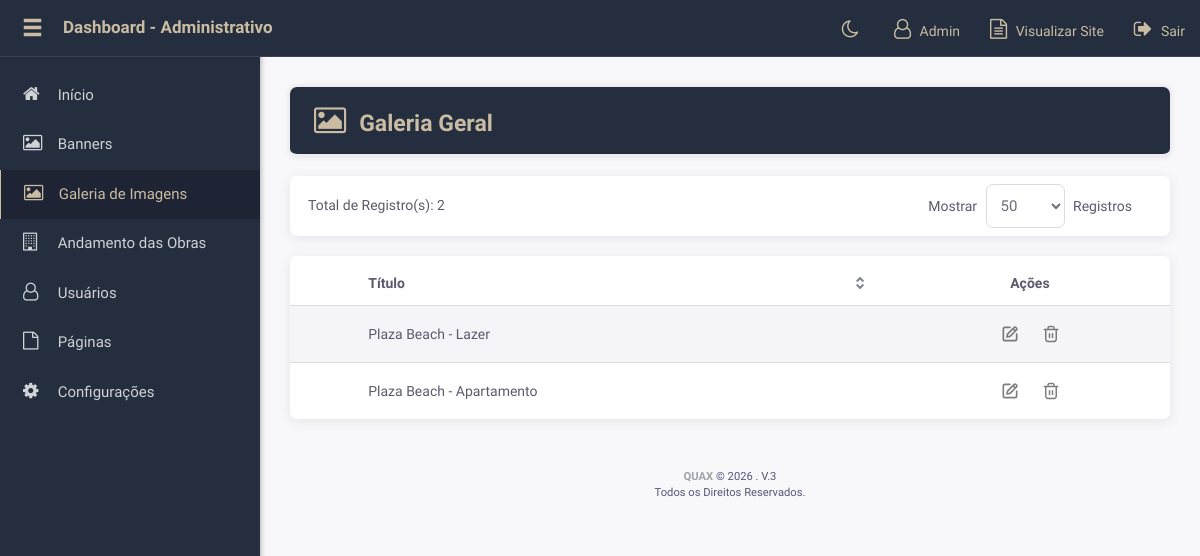
The page /q-admin/list/galeria.php (signed in) on the database as committed earlier.
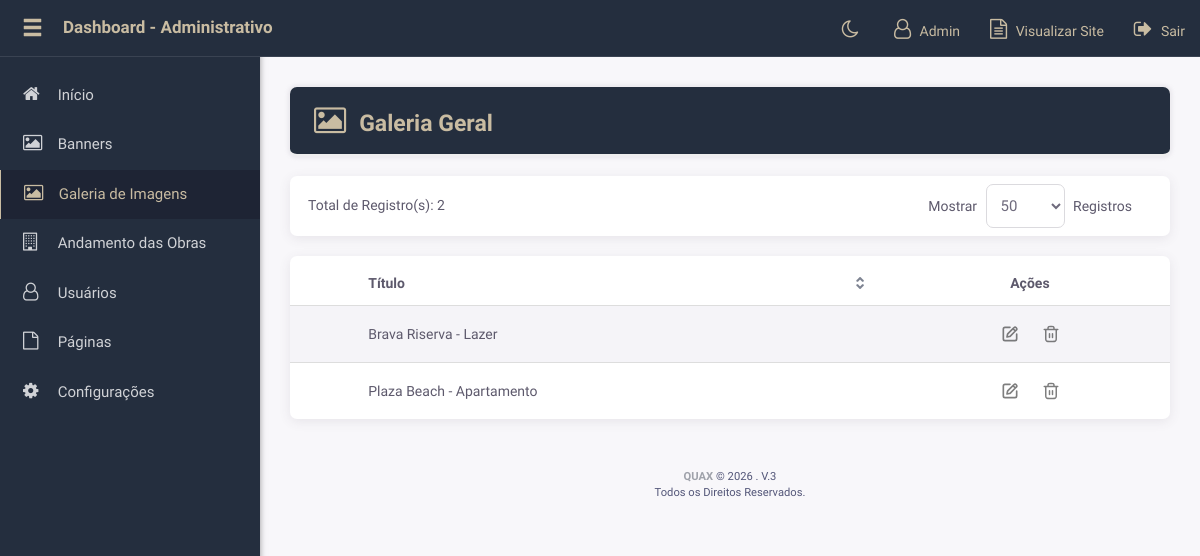
The same page on the database as committed later.
### tables this page shows
CREATE TABLE `adm_galeria` (
  `id` int(11) NOT NULL,
  `titulo` varchar(255) DEFAULT NULL,
  `permalink` varchar(100) NOT NULL,
  `status` int(1) NOT NULL DEFAULT 1,
  `criado` timestamp NOT NULL DEFAULT current_timestamp()
);

### q-admin/config.php (called while the page is built, shortened)
<?php
require_once __DIR__."/../php/classes/Class.login.php";
require_once __DIR__."/php/functions.php";
$userClass = new Usuario();
$arMenu = [
	'Início' => [
		'show' 		=> true,
		'icon' 		=> 'home',
		'access'  	=> 'FULL',
		'file' 		=> 'index.php',
		'submenu' 	=> NULL
	],
	'Banners' => [
		'show' 		=> true,
		'icon' 		=> 'picture-o',
		'access'  	=> 6,
		'file' 		=> 'list/banners.php',
		'submenu' 	=> NULL
	],
	'Tenho Interesse' => [
		'show' 		=> true,
		'icon' 		=> 'address-card-o',
		'access'  	=> 16,
		'file' 		=> 'list/trabalhe-conosco.php',
		'submenu' 	=> NULL
	],
	'Galeria de Imagens' => [
		'show' 		=> true,
		'icon' 		=> 'picture-o',
		'access'  	=> 5,
		'file' 		=> 'list/galeria.php',
		'submenu' 	=> NULL
	],
	'Andamento das Obras' => [
		'show' 		=> true,
		'icon' 		=> 'building-o',
		'access'  	=> 7,
		'file' 		=> 'form/obras.php',
		'submenu' 	=> NULL
	],
	'Usuários' => [
		'show' 		=> true,
		'icon' 		=> 'user-o',
		'access'  	=> 3,
		'file' 		=> 'list/usuarios.php',
		'submenu' 	=> NULL
	],
	'Páginas' => [
		'show' 		=> true,
		'icon' 		=> 'file-o',
		'access'  	=> 1,
		'file' 		=> 'list/paginas.php',
		'submenu' 	=> NULL
	],
	'Configurações' => [
		'show' 		=> true,
		'icon' 		=> 'cog',
		'access'  	=> 2,
		'file' 		=> 'form/configuracoes.php',
		'submenu' 	=> NULL
	],
];
$LIST_ACCESS_FILE = [
	'FULL' => [
		'index.php',
		'ajax/ajax-clear-string.php',
		'ajax/ajax-cities.php',
		'ajax/ajax-image-functions.php',
		'ajax/ajax-image-upload.php',
		'ajax/ajax-save-order.php',
		'ajax/ajax-delete-check.php',
		'sair.php'],
	1  => [
		'list/paginas.php',
		'form/paginas.php'
	],
	2  => ['form/configuracoes.php'],
	3  => [
		'list/usuarios.php',
		'form/usuarios.php'
	],
	5  => [
		'list/galeria.php',
		'form/galeria.php',
	],
	6 => [
		'list/banners.php',
		'form/banners.php'
	],
	7 => ['form/obras.php'],
	16 => [
		'list/trabalhe-conosco.php',
	],
];
$javascript = ['bootstrap.js', 'jquery.tablesorter-pager.js', 'sweetalert2.min.js', 'script.admin.js'];
$style 		= ['css/bootstrap.min.css', 'css/style.css', 'css/sweetalert2.min.css', 'css/dark.css', 'css/font-awesome.min.css'];
$acessoAutor 	= $userClass->getAcesso();
$__ITEMS_PER_PAGE__ = 50;

### php/classes/Class.login.php (called while the page is built, shortened)
<?php
class Usuario {
    var $prefixoChaves = 'usuario_';
	function getAutor() {
		return $_SESSION[$this->prefixoChaves."nome_completo"];
	}
	function getAcesso() {
		return explode("-",$_SESSION[$this->prefixoChaves."acesso"]);
	}
}

### q-admin/models/galeria.php (called while the page is built, shortened)
<?php
$__TABLE__ 	 	 = 'GALERIA';
$_header['titulo'] = 'Galeria Geral';
$_header['icon']   = 'picture-o';

### php/ezsql/ez_sql_core.php (called while the page is built, shortened)
<?php
	class ezSQLcore
	{
		var $num_queries      = 0;
		var $conn_queries     = 0;
		var $timers           = array();
		function get_host_port( $host, $default = false )
		{
			$port = $default;
			return array( $host, $port );
		}
		function flush()
		{
			$this->last_result = null;
		}
		function get_results($query=null, $output = OBJECT)
		{
			if ( $query )
			{
				$this->query($query);
			}
			if ( $output == OBJECT )
			{
				return $this->last_result;
			}
		}
		function timer_get_cur()
		{
			list($usec, $sec) = explode(" ",microtime());
			return ((float)$usec + (float)$sec);
		}
		function timer_start($timer_name)
		{
			$this->timers[$timer_name] = $this->timer_get_cur();
		}
		function timer_elapsed($timer_name)
		{
			return round($this->timer_get_cur() - $this->timers[$timer_name],2);
		}
		function count ($all = true, $increase = false) {
			if ($increase) {
				$this->num_queries++;
				$this->conn_queries++;
			}
			return ($all) ? $this->num_queries : $this->conn_queries;
		}
	}

### php/database.php (called while the page is built, shortened)
<?php
$tables = [];
$tables['ACESSOS'] 		 	  	= PREFIX.'acessos';
$tables['PAGINAS'] 			  	= PREFIX.'paginas';
$tables['USUARIOS'] 		  	= PREFIX.'usuarios';
$tables['BANNERS']			  	= PREFIX.'banners';
$tables['CADASTRO']				= PREFIX.'cadastro';
$tables['CONFIG']			  	= PREFIX.'config';
$tables['GALERIA']				= PREFIX.'galeria';
$tables['GALERIA_IMG']			= PREFIX.'galeria_imagens';
$tables['EMPREENDIMENTOS_IMG']	= PREFIX.'empreendimentos_imagens';
require PHP."ezsql/ez_sql_core.php";
require PHP."ezsql/ez_sql_mysqli.php";
$db = new ezSQL_mysqli(DB_USER,DB_PASS,DB_NAME,DB_HOST);

### php/classes/Class.paginacao-admin.php (called while the page is built, shortened)
<?php
class Paginator{
	var $items_per_page;
	var $default_ipp = 25;
	function __construct()
	{
		$this->items_per_page = (!empty($_GET['ipp'])) ? $_GET['ipp']:$this->default_ipp;
	}
	function paginate($pag=false)
	{
		$this->current_page = (int) ($pag?$pag:$_GET['page']);
		if($this->current_page < 1 Or !is_numeric($this->current_page)) $this->current_page = 1;
		$this->low = ($this->current_page-1) * $this->items_per_page;
		$this->limit = ($_GET['ipp'] == 'Todos') ? "":" LIMIT $this->low,$this->items_per_page";
	}
}

### php/ezsql/ez_sql_mysqli.php (called while the page is built, shortened)
<?php
	$ezsql_mysqli_str = array
	(
		1 => 'Require $dbuser and $dbpassword to connect to a database server',
		2 => 'Error establishing mySQLi database connection. Correct user/password? Correct hostname? Database server running?',
		3 => 'Require $dbname to select a database',
		4 => 'mySQLi database connection is not active',
		5 => 'Unexpected error while trying to select database'
	);
	class ezSQL_mysqli extends ezSQLcore
	{
		function connect($dbuser='', $dbpassword='', $dbhost='localhost', $dbport=false)
		{
			global $ezsql_mysqli_str; $return_val = false;
			if ( ! $dbuser )
			{
				$this->register_error($ezsql_mysqli_str[1].' in '.__FILE__.' on line '.__LINE__);
				$this->show_errors ? trigger_error($ezsql_mysqli_str[1],E_USER_WARNING) : null;
			}
			else
			{
				$this->dbh = new mysqli($dbhost,$dbuser,$dbpassword, '', $dbport);
				if( $this->dbh->connect_errno )
				{
					$this->register_error($ezsql_mysqli_str[2].' in '.__FILE__.' on line '.__LINE__);
					$this->show_errors ? trigger_error($ezsql_mysqli_str[2],E_USER_WARNING) : null;
				}
				else
				{
					$return_val = true;
				}
			}
			return $return_val;
		}
		function query($query)
		{
			$return_val = 0;
			$query = trim($query);
			$this->result = @$this->dbh->query($query);
			if ( preg_match("/^(insert|delete|update|start|replace|truncate|drop|create|alter|begin|commit|rollback|set|lock|unlock|call)/i",$query) )
			{
				$this->rows_affected = @$this->dbh->affected_rows;
				$return_val = $this->rows_affected;
			}
			else
			{
				$is_insert = false;
				$i=0;
				$num_rows=0;
				while ( $row = @$this->result->fetch_object() )
				{
					$num_rows++;
				}
				$this->num_rows = $num_rows;
				$return_val = $this->num_rows;
			}
			return $return_val;
		}
	}

### q-admin/list/galeria.php (the view, shortened to what this page needs)
<?php
require __DIR__ . '/../config.php';
require PHP . 'classes/Class.paginacao-admin.php';
get_header_gestor();
get_barra_header();
?>
<div id="buttons">
	<div class="text-right">
		<?php include GESTOR_INCLUDES . 'items-per-page.php'; ?>
		<?php count_results($count) ?>
	</div>
</div>
<?php
if ($count>0)
{
	$navbar = new Paginator;
	$navbar->items_total = $count;
	$navbar->mid_range = 9;
	$navbar->items_per_page = $items_page;
	$navbar->paginate();
	$query = $db->get_results("SELECT * FROM ".$tables[$__TABLE__]." ORDER BY criado DESC $navbar->limit");
?>
<div class="table-responsive">
	<table class="table table-striped table-hover">
		<thead>
			<tr>
				<th data-sorter="false"></th>
				<th>Título</th>
				<th class="text-center" data-sorter="false">Ações</th>
			</tr>
		</thead>
		<tbody>
		<?php foreach($query as $rs) { ?>
			<tr>
				<td></td>
				<td><?php echo $rs->titulo; ?></td>
				<td class="text-center">
					<?php btn_edit($rs->id) ?>
					<?php btn_delete($rs->id) ?>
				</td>
			</tr>
		<?php } ?>
		</tbody>
	</table>
</div>
<?php
} else {
?>
	<div class="alert alert-warning show">
		<strong>Nenhum registro existente</strong>
	</div>
<?php
	}
get_footer_gestor();

### q-admin/php/functions.php (shortened to what this page needs)
<?php
function geraMenu() {
	global $arMenu, $acessoAutor, $LIST_ACCESS_FILE;
	$_html = [];
	foreach($arMenu as $title => $var)
	{
		if($var['show'] && in_array($var['access'], $acessoAutor) || $var['access']=='FULL')
		{
			$current_file = returnFilePath('admin');
			$current_menu = false;
			if (!is_null($var['file']) && ($current_file == $var['file'] || str_replace('list/', 'form/', $var['file']) == $current_file)) {
				$current_menu = true;
			}
			if ( in_array($current_file, $LIST_ACCESS_FILE[ $var['access'] ])) {
				$current_menu = true;
			}
			$_html[] = '<li '.($current_menu ? 'class="active"' : "").'>';
			$_html[] = '<a href="'.(!is_null($var['file']) ? HTTP_GESTOR.$var['file'] : 'javascript:void(0)').'" '.(!is_null($var['file']) ? '' : 'class="dropdown"').'>';
			$_html[] =		'<span class="waypoint animation_scale animated fa fa-'.$var['icon'].'"></span>
			<span class="titulo-menu">'.$title.(!is_null($var['file']) ? '' : ' <i class="fa fa-angle-down pull-right"></i>')."</span>";
			$_html[] = '</a>';
			$_html[] = '</li>';
		}
	}
	return implode("\n", $_html);
}
function get_header_gestor() {
	global $userClass;
	$_html[] = '<!DOCTYPE>';
	$_html[] = '<html lang="pt-br">';
	$_html[] = '	<head>';
	$_html[] = '		<meta charset="utf-8" />';
	$_html[] = '		<meta name="viewport" content="width=device-width, initial-scale=1, maximum-scale=1, user-scalable=no">';
	$_html[] = '		<meta name="robots" content="noindex,nofollow" />';
	$_html[] = '		<title>Dashboard - Administrativo</title>';
	$_html[] = '		<link rel="icon" href="'.ASSETS_GESTOR.'img/favicon.ico" type="image/x-icon">';
	$_html[] = '		<link rel="shortcut icon" type="image/x-icon" href="'.ASSETS_GESTOR.'img/favicon.ico">';
	$_html[] = '		<script type="text/javascript"> var HTTP_GESTOR = \''.HTTP_GESTOR.'\'</script>';
	$_html[] = '		<script type="text/javascript"> var HTTP = \''.HTTP.'\'</script>';
	$_html[] = '
						<link rel="preconnect" href="https://fonts.googleapis.com">
						<link rel="preconnect" href="https://fonts.gstatic.com" crossorigin>
						<link href="https://fonts.googleapis.com/css2?family=Public+Sans:wght@400;600&display=swap" rel="stylesheet">
						';
	$_html[] = 			style_enqueue('gestor','return');
	$_html[] = '		<script src="'.ASSETS_GESTOR.'js/jquery-3.5.1.min.js"></script>';
	$_html[] = '		<script src="'.ASSETS_GESTOR.'js/jquery-ui.min.js"></script>';
	$_html[] = '	</head>';
	$_html[] = '	<body class="">';
	$_html[] = '		<nav class="navbar navbar-inverse navbar-fixed-top noPrint " role="navigation">';
	$_html[] = '			<div class="container-fluid">';
	$_html[] = '				<div class="navbar-header waypoint animation_left_d1 animated">';
	$_html[] = '					<button type="button" class="navbar-toggle" data-toggle="collapse" data-target=".navbar-collapse">';
	$_html[] = '						<span class="sr-only">Toggle navigation</span>';
	$_html[] = '						<span class="icon-bar"></span>';
	$_html[] = '						<span class="icon-bar"></span>';
	$_html[] = '						<span class="icon-bar"></span>';
	$_html[] = '					</button>';
	$_html[] = '					<a class="showMenu"><span class="glyphicon glyphicon-menu-hamburger"></span></a>';
	$_html[] = '					<a class="navbar-brand" href="'.HTTP_GESTOR.'">Dashboard - Administrativo</a>';
	$_html[] = '				</div>';
	$_html[] = '				<div class="navbar-collapse collapse">';
	$_html[] = '					<ul class="nav navbar-nav navbar-right waypoint animation_right_d1 animated">';
	$_html[] = '						<li><a class="toggle-theme" title="Trocar tema"><i class="fa fa-moon-o"></i></a></li>';
	$_html[] = '						<li><a><i class="fa fa-user-o"></i> '.$userClass->getAutor().'</a></li>';
	$_html[] = '						<li><a href="'.HTTP.'" target="_blank"><i class="fa fa-file-text-o"></i> Visualizar Site</a></li>';
	$_html[] = '						<li><a href="'.HTTP_GESTOR.'sair.php"><i class="fa fa-sign-out"></i> Sair</a></li>';
	$_html[] = '					</ul>';
	$_html[] = '				</div>';
	$_html[] = '			</div>';
	$_html[] = '		</nav>';
	$_html[] = '		<div class="container-fluid">';
	$_html[] = '			<div class="row">';
	$_html[] = '				<aside id="sidebar" class="col-sm-3 col-md-2 noPrint waypoint animation_left animated" role="sidebar">';
	$_html[] = '					<nav class="waypoint animation_left_d1 animated">';
	$_html[] = '						<ul class="nav nav-sidebar">';
	$_html[] = 								geraMenu();
	$_html[] = '						</ul>';
	$_html[] = '					</nav>';
	$_html[] = '					';
	$_html[] = '				</aside>';
	$_html[] = '				<div id="main" class="col-sm-9 col-sm-offset-3 col-md-10 col-md-offset-2 waypoint animation_bottom animated">';
	echo implode("\n",$_html);
}
function get_footer_gestor() {
	$_html[] = '					<footer class="titulo-menu">';
	$_html[] = '						<a title="QUAX" target="_blank" href="https://quax.com.br">
											<b>QUAX</b>
										</a> &copy; '.date("Y").' . V.3<br>
										Todos os Direitos Reservados.';
	$_html[] = '					</footer>';
	$_html[] = '				</div>';
	$_html[] = '			</div>';
	$_html[] = '		</div>';
	$_html[] = 			javascript_enqueue('gestor','return');
	$_html[] = '	</body>';
	$_html[] = '</html>';
	echo implode("\n",$_html);
}
function get_barra_header() {
	global $count, $_header, $_controles;
	$_html[] = '<h1 class="page-header"><span class="waypoint animation_scale animated fa fa-'.$_header['icon'].'"></span>'.$_header['titulo'].'</h1>';
	$_html[] = NotifyMessage();
	$_html[] = NotiyMessageForm();
	echo implode("\n",$_html);
}
function returnFilePath($location = 'home') {
	if ($location == 'home') {
		$shift_num = SHIFT_NUM;
	} elseif ($location == 'admin') {
		$shift_num = (SHIFT_NUM + 1);
	}
	$this_path  = pathinfo($_SERVER['SCRIPT_NAME'], PATHINFO_DIRNAME);
	$this_file  = pathinfo($_SERVER['SCRIPT_NAME'], PATHINFO_BASENAME);
	$full_path  = $this_path . '/' . $this_file;
	$path_array = explode("/", $full_path);
	$path_array = removeBlankElement($path_array);
	for ($i = 0; $i < $shift_num; $i++) {
	    array_shift($path_array);
	}
    return implode("/", $path_array);
}
function btn_edit($id){
	echo '<a class="btn unlocked" href="'.HTTP_GESTOR.'form/'.SELF_PAG.'?id='.$id.'"><img src="'.ASSETS_GESTOR.'img/edit.svg"></a>';
}
function btn_delete($id){
	echo '<a class="btn unlocked deletar" href="'.HTTP_GESTOR.'list/'.SELF_PAG.'?id='.$id.'&delete=1"><img src="'.ASSETS_GESTOR.'img/trash.svg"></a>';
}
function count_results($count){
	echo '<div class="cont">Total de Registro(s): '.$count.'</div>';
}

### php/functions.php (shortened to what this page needs)
<?php
function validElement($element) {
    return strlen($element) > 0;
}
function removeBlankElement($array) {
	return array_values(array_filter($array, "validElement"));
}
function javascript_enqueue($location='home',$return='echo') {
	global $javascript;
	foreach($javascript as $js)
	{
		if( LOCALHOST ){
			$_html[] = '<script src="'.($location=='home'?ASSETS:ASSETS_GESTOR).'js/'.$js.'?v='.rand(0,9999).'"></script>';
		}else{
			$_html[] = '<script src="'.($location=='home'?ASSETS:ASSETS_GESTOR).'js/'.$js.'"></script>';
		}
	}
	if($return=='return') return implode("\n",$_html);
	else echo "\n".implode("\n",$_html);
}
function style_enqueue($location='home',$return='echo') {
	global $style;
	foreach($style as $css)
	{
		if( LOCALHOST ){
			$_html[] = '<link rel="stylesheet" href="'.($location=='home'?ASSETS:ASSETS_GESTOR).$css.'?v='.rand(0,9999).'" type="text/css" />';
		}else{
			$_html[] = '<link rel="stylesheet" href="'.($location=='home'?ASSETS:ASSETS_GESTOR).$css.'" type="text/css" />';
		}
	}
	if($return=='return') return implode("\n",$_html);
	else echo implode("\n",$_html);
}

### q-admin/php/includes/items-per-page.php (shortened to what this page needs)
<?php
if ( !empty($_GET['ipp']) )
{
	$items_page = $_GET['ipp'];
}else{
	$items_page  = $__ITEMS_PER_PAGE__;
}
?>
<div class="items-page">
	Mostrar
	<form>
		<select name="ipp" class="form-control input-sm" onchange="this.form.submit();">
			<option value="50"  	<?=($_GET["ipp"]=="50" ?'selected':''); ?> >50</option>
		</select>
	</form>
	Registros
</div>

Rows that differ between the two databases and show on the page:
changed adm_galeria: titulo "Plaza Beach - Lazer" → "Brava Riserva - Lazer"
